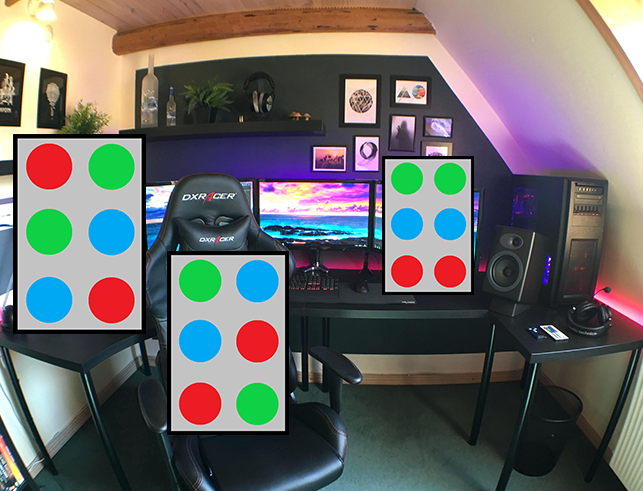
#> input picture test.png, 643 x 491 px
$ python WPC1.py
#> lines starting #> are read from the running program, lines starting #| are printed output that depends on the picture; after the words box and inside, x2 and y2 are one past the last pixel; in counts of white or black regions, pixels touching at a corner belong together
import cv2
import numpy as np
def empty(a):
    pass
cv2.namedWindow('Tuning Parameters')
cv2.resizeWindow('Tuning Parameters',640,240)
cv2.createTrackbar("threshold1","Tuning Parameters",150,300, empty)
cv2.createTrackbar("threshold2","Tuning Parameters",255,300, empty)
img = cv2.imread('test.png', cv2.IMREAD_GRAYSCALE)
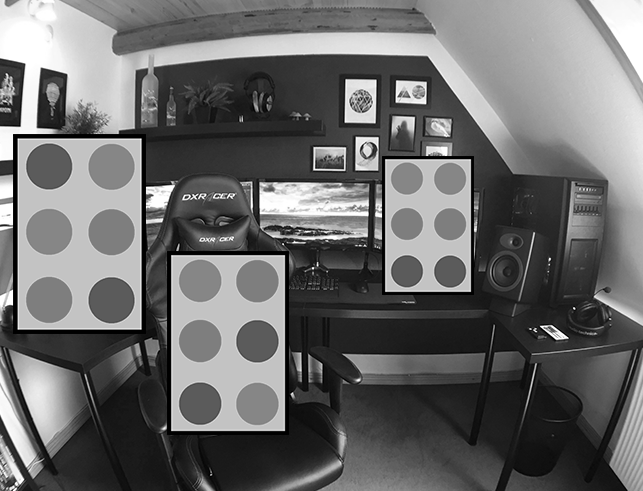
#> img: shape (491, 643); min 0, max 255, mean 106.2
while True:
    imgcontour=img.copy()
    threshold1 = cv2.getTrackbarPos("threshold1","Tuning Parameters")
    threshold2 = cv2.getTrackbarPos("threshold2","Tuning Parameters")
    _, threshold= cv2.threshold(img,threshold1,threshold2, cv2.THRESH_BINARY)
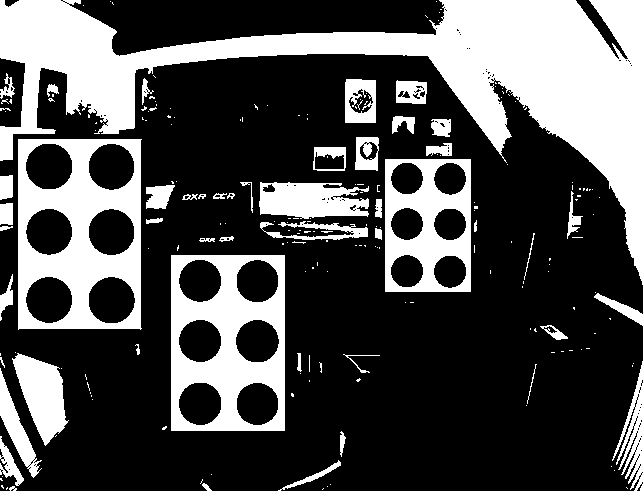
#> threshold: shape (491, 643); 30.9% white; 209 white regions (160 under 20 px), largest, box (x1, y1, x2, y2) and area: (0, 0, 643, 285) 47500, (18, 139, 142, 330) 13466, (171, 255, 285, 431) 11704
    _, contours= cv2.findContours(threshold, cv2.RETR_TREE, cv2.CHAIN_APPROX_SIMPLE)
#> contours = 389 rows, first 6: [1, -1, -1, -1], [2, 0, -1, -1], [3, 1, -1, -1], [4, 2, -1, -1], [6, 3, 5, -1], [-1, -1, -1, 4]
    for cnt in contours:
#> (the run stopped early here; a loop or call above may not have finished)
